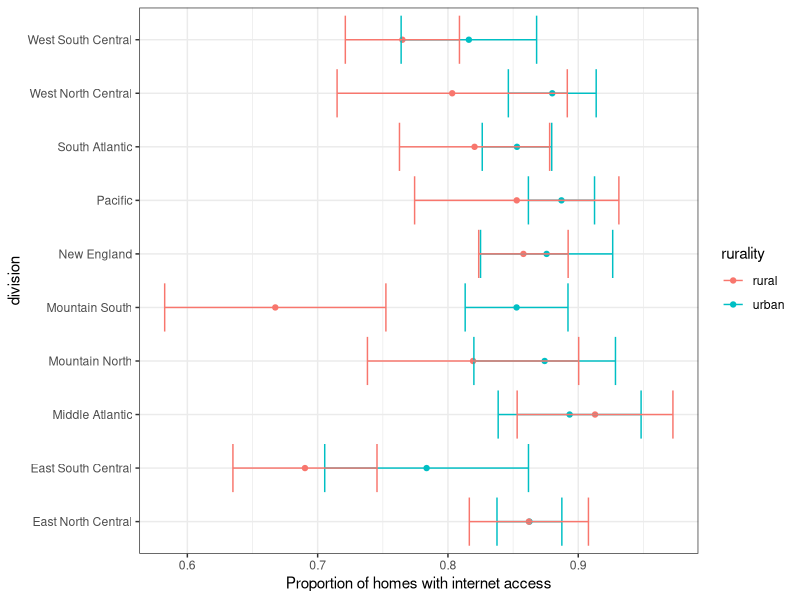
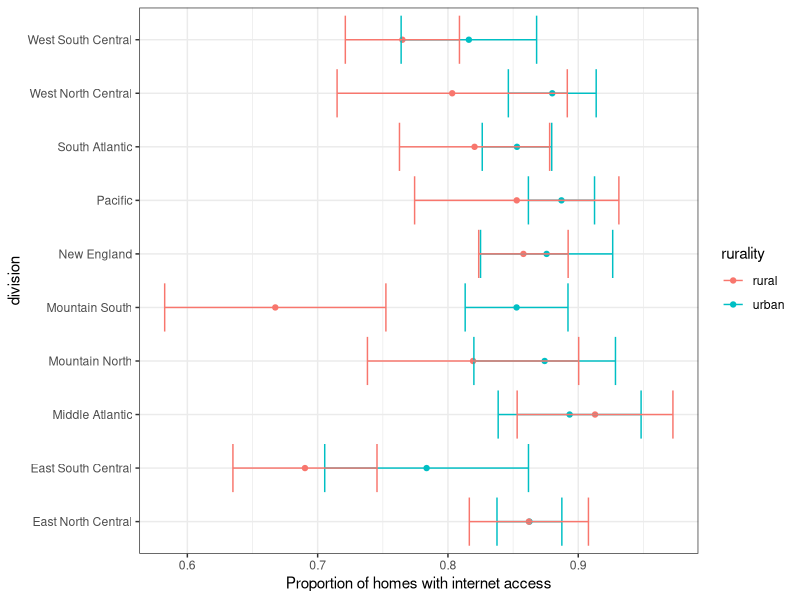
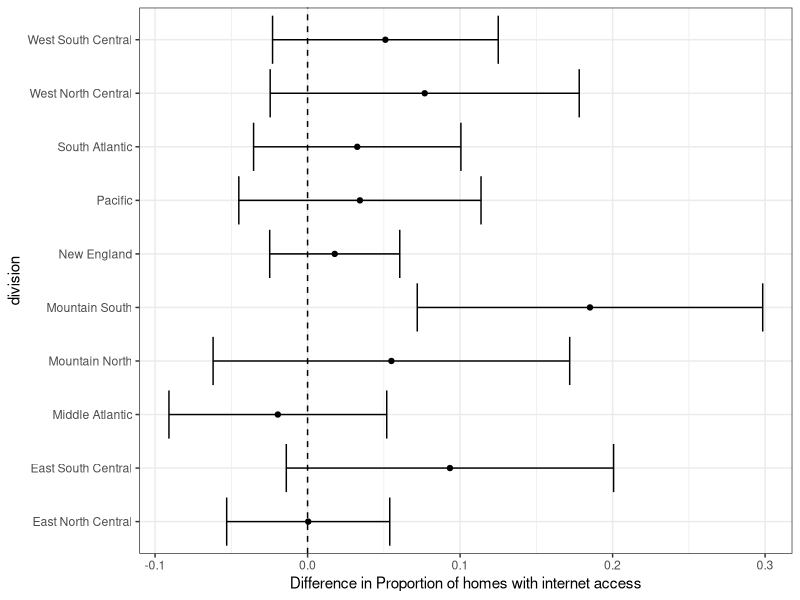

Write the R code that produced these figures, in order.
## ---- chunk 1
knitr::opts_chunk$set(echo = TRUE)
## ---- chunk 2
# libraries
library(tidyverse)

# read in summary results
q2_df = readr::read_delim("./w4_p2_RECS2015_internet.csv", delim = ",")
## ---- chunk 3
# reshape for plotting
plot_data = q2_df %>%
  pivot_longer(cols = starts_with('p_int'), names_prefix = 'p_int',
               names_to = 'var') %>%
  mutate( rurality = stringr::str_replace_all(var, '_.*', ''),
          type = ifelse( grepl('_', var), 
                        stringr::str_replace_all(var, '.*_', ''),
                        'est'
                        )
  ) %>%
  pivot_wider(id_cols = c('division', 'rurality'), 
              names_from = type, 
              values_from = value
  ) 
## ---- chunk 4
cap = paste("**Figure 1.** *Proportion of homes with internet access in each",
            "Census Division.*")

p1 = plot_data %>% 
  filter(rurality != 'diff') %>% 
  ggplot(aes(x = est, y = division)) +
  geom_point(aes(color = rurality)) +
  geom_errorbar(aes(xmin = lwr, xmax = upr, color = rurality)) + 
  xlab('Proportion of homes with internet access') + 
  theme_bw()

p1

ggsave('w4_p2_q1_plot.png', height = 5, width = 5)

## ---- chunk 5
cap = paste("**Figure 2.** *Difference (urban less rural) in proportion of",
  "homes with internet access in each Census Division.*")

p2 = plot_data %>% 
  filter(rurality == 'diff') %>% 
  ggplot(aes(x = est, y = division)) +
  geom_point() +
  geom_errorbar(aes(xmin = lwr, xmax = upr)) + 
  geom_vline(aes(xintercept=0),linetype="dashed") + 
  xlab('Difference in Proportion of homes with internet access') + 
  theme_bw()

ggsave('w4_p2_q2_plot.png', , height = 5, width = 5)


